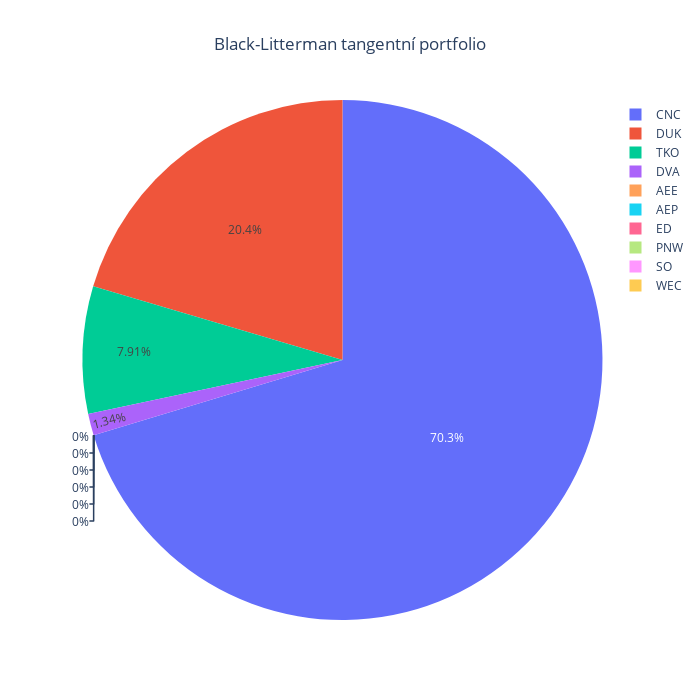

Notebook code cell kept with this figure:
### Code cell
weightsBLTangent = blackLittermanAbsoluteViewsMaxSharpe(prices = prices, views = views)
weightsPlot(weightsBLTangent, title = "Black-Litterman tangentní portfolio")

### Figure 1 — Plotly figure (JSON) as saved in the notebook; plotly's stock layout.template omitted (floating-point values rounded to 4 significant figures)
{"data": [{"labels": ["AEE", "AEP", "CNC", "DUK", "DVA", "ED", "PNW", "SO", "TKO", "WEC"], "type": "pie", "values": [0, 0, 0.7032, 0.2043, 0.01345, 0, 0, 0, 0.07907, 0]}], "layout": {"height": 700, "title": {"text": "Black-Litterman tangentní portfolio", "x": 0.5}, "width": 700}}
